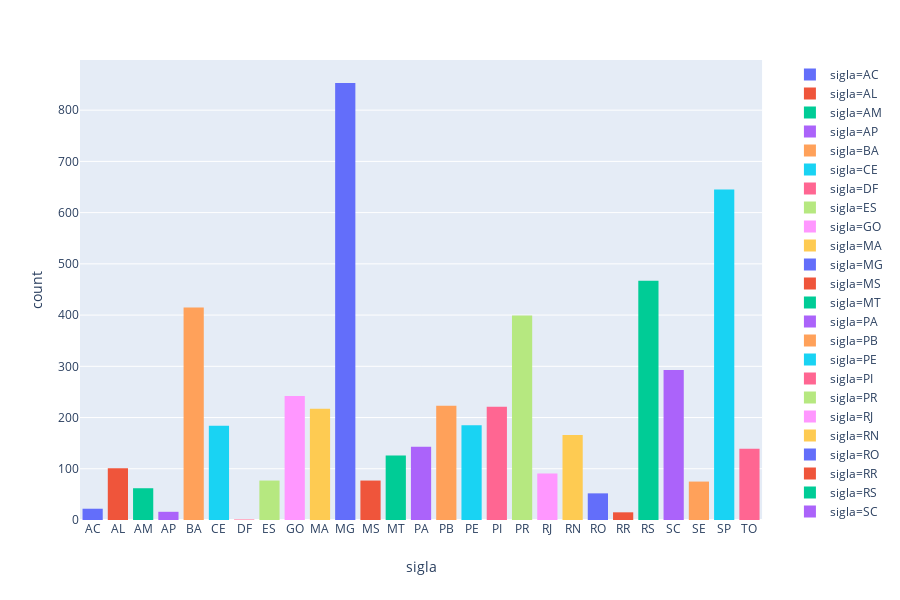

The notebook cell saved with this chart:
### Code cell
fig = px.histogram(df, x="sigla", color="sigla")
fig.show()

### Figure 1 — Plotly figure (JSON) as saved in the notebook; plotly's stock layout.template omitted (floating-point values rounded to 4 significant figures; data arrays with more than 128 entries replaced by an {"elided": "..."} marker saying what was removed)
{"data": [{"alignmentgroup": "True", "bingroup": "x", "hoverlabel": {"namelength": 0}, "hovertemplate": "sigla=%{x}<br>count=%{y}", "legendgroup": "sigla=AC", "marker": {"color": "#636efa"}, "name": "sigla=AC", "offsetgroup": "sigla=AC", "orientation": "v", "showlegend": true, "type": "histogram", "x": ["AC", "AC", "AC", "AC", "AC", "AC", "AC", "AC", "AC", "AC", "AC", "AC", "AC", "AC", "AC", "AC", "AC", "AC", "AC", "AC", "AC", "AC"], "xaxis": "x", "yaxis": "y"}, {"alignmentgroup": "True", "bingroup": "x", "hoverlabel": {"namelength": 0}, "hovertemplate": "sigla=%{x}<br>count=%{y}", "legendgroup": "sigla=AL", "marker": {"color": "#EF553B"}, "name": "sigla=AL", "offsetgroup": "sigla=AL", "orientation": "v", "showlegend": true, "type": "histogram", "x": ["AL", "AL", "AL", "AL", "AL", "AL", "AL", "AL", "AL", "AL", "AL", "AL", "AL", "AL", "AL", "AL", "AL", "AL", "AL", "AL", "AL", "AL", "AL", "AL", "AL", "AL", "AL", "AL", "AL", "AL", "AL", "AL", "AL", "AL", "AL", "AL", "AL", "AL", "AL", "AL", "AL", "AL", "AL", "AL", "AL", "AL", "AL", "AL", "AL", "AL", "AL", "AL", "AL", "AL", "AL", "AL", "AL", "AL", "AL", "AL", "AL", "AL", "AL", "AL", "AL", "AL", "AL", "AL", "AL", "AL", "AL", "AL", "AL", "AL", "AL", "AL", "AL", "AL", "AL", "AL", "AL", "AL", "AL", "AL", "AL", "AL", "AL", "AL", "AL", "AL", "AL", "AL", "AL", "AL", "AL", "AL", "AL", "AL", "AL", "AL", "AL"], "xaxis": "x", "yaxis": "y"}, {"alignmentgroup": "True", "bingroup": "x", "hoverlabel": {"namelength": 0}, "hovertemplate": "sigla=%{x}<br>count=%{y}", "legendgroup": "sigla=AM", "marker": {"color": "#00cc96"}, "name": "sigla=AM", "offsetgroup": "sigla=AM", "orientation": "v", "showlegend": true, "type": "histogram", "x": ["AM", "AM", "AM", "AM", "AM", "AM", "AM", "AM", "AM", "AM", "AM", "AM", "AM", "AM", "AM", "AM", "AM", "AM", "AM", "AM", "AM", "AM", "AM", "AM", "AM", "AM", "AM", "AM", "AM", "AM", "AM", "AM", "AM", "AM", "AM", "AM", "AM", "AM", "AM", "AM", "AM", "AM", "AM", "AM", "AM", "AM", "AM", "AM", "AM", "AM", "AM", "AM", "AM", "AM", "AM", "AM", "AM", "AM", "AM", "AM", "AM", "AM"], "xaxis": "x", "yaxis": "y"}, {"alignmentgroup": "True", "bingroup": "x", "hoverlabel": {"namelength": 0}, "hovertemplate": "sigla=%{x}<br>count=%{y}", "legendgroup": "sigla=AP", "marker": {"color": "#ab63fa"}, "name": "sigla=AP", "offsetgroup": "sigla=AP", "orientation": "v", "showlegend": true, "type": "histogram", "x": ["AP", "AP", "AP", "AP", "AP", "AP", "AP", "AP", "AP", "AP", "AP", "AP", "AP", "AP", "AP", "AP"], "xaxis": "x", "yaxis": "y"}, {"alignmentgroup": "True", "bingroup": "x", "hoverlabel": {"namelength": 0}, "hovertemplate": "sigla=%{x}<br>count=%{y}", "legendgroup": "sigla=BA", "marker": {"color": "#FFA15A"}, "name": "sigla=BA", "offsetgroup": "sigla=BA", "orientation": "v", "showlegend": true, "type": "histogram", "x": {"elided": "415 str values"}, "xaxis": "x", "yaxis": "y"}, {"alignmentgroup": "True", "bingroup": "x", "hoverlabel": {"namelength": 0}, "hovertemplate": "sigla=%{x}<br>count=%{y}", "legendgroup": "sigla=CE", "marker": {"color": "#19d3f3"}, "name": "sigla=CE", "offsetgroup": "sigla=CE", "orientation": "v", "showlegend": true, "type": "histogram", "x": {"elided": "184 str values"}, "xaxis": "x", "yaxis": "y"}, {"alignmentgroup": "True", "bingroup": "x", "hoverlabel": {"namelength": 0}, "hovertemplate": "sigla=%{x}<br>count=%{y}", "legendgroup": "sigla=DF", "marker": {"color": "#FF6692"}, "name": "sigla=DF", "offsetgroup": "sigla=DF", "orientation": "v", "showlegend": true, "type": "histogram", "x": ["DF"], "xaxis": "x", "yaxis": "y"}, {"alignmentgroup": "True", "bingroup": "x", "hoverlabel": {"namelength": 0}, "hovertemplate": "sigla=%{x}<br>count=%{y}", "legendgroup": "sigla=ES", "marker": {"color": "#B6E880"}, "name": "sigla=ES", "offsetgroup": "sigla=ES", "orientation": "v", "showlegend": true, "type": "histogram", "x": ["ES", "ES", "ES", "ES", "ES", "ES", "ES", "ES", "ES", "ES", "ES", "ES", "ES", "ES", "ES", "ES", "ES", "ES", "ES", "ES", "ES", "ES", "ES", "ES", "ES", "ES", "ES", "ES", "ES", "ES", "ES", "ES", "ES", "ES", "ES", "ES", "ES", "ES", "ES", "ES", "ES", "ES", "ES", "ES", "ES", "ES", "ES", "ES", "ES", "ES", "ES", "ES", "ES", "ES", "ES", "ES", "ES", "ES", "ES", "ES", "ES", "ES", "ES", "ES", "ES", "ES", "ES", "ES", "ES", "ES", "ES", "ES", "ES", "ES", "ES", "ES", "ES"], "xaxis": "x", "yaxis": "y"}, {"alignmentgroup": "True", "bingroup": "x", "hoverlabel": {"namelength": 0}, "hovertemplate": "sigla=%{x}<br>count=%{y}", "legendgroup": "sigla=GO", "marker": {"color": "#FF97FF"}, "name": "sigla=GO", "offsetgroup": "sigla=GO", "orientation": "v", "showlegend": true, "type": "histogram", "x": {"elided": "242 str values"}, "xaxis": "x", "yaxis": "y"}, {"alignmentgroup": "True", "bingroup": "x", "hoverlabel": {"namelength": 0}, "hovertemplate": "sigla=%{x}<br>count=%{y}", "legendgroup": "sigla=MA", "marker": {"color": "#FECB52"}, "name": "sigla=MA", "offsetgroup": "sigla=MA", "orientation": "v", "showlegend": true, "type": "histogram", "x": {"elided": "217 str values"}, "xaxis": "x", "yaxis": "y"}, {"alignmentgroup": "True", "bingroup": "x", "hoverlabel": {"namelength": 0}, "hovertemplate": "sigla=%{x}<br>count=%{y}", "legendgroup": "sigla=MG", "marker": {"color": "#636efa"}, "name": "sigla=MG", "offsetgroup": "sigla=MG", "orientation": "v", "showlegend": true, "type": "histogram", "x": {"elided": "853 str values"}, "xaxis": "x", "yaxis": "y"}, {"alignmentgroup": "True", "bingroup": "x", "hoverlabel": {"namelength": 0}, "hovertemplate": "sigla=%{x}<br>count=%{y}", "legendgroup": "sigla=MS", "marker": {"color": "#EF553B"}, "name": "sigla=MS", "offsetgroup": "sigla=MS", "orientation": "v", "showlegend": true, "type": "histogram", "x": ["MS", "MS", "MS", "MS", "MS", "MS", "MS", "MS", "MS", "MS", "MS", "MS", "MS", "MS", "MS", "MS", "MS", "MS", "MS", "MS", "MS", "MS", "MS", "MS", "MS", "MS", "MS", "MS", "MS", "MS", "MS", "MS", "MS", "MS", "MS", "MS", "MS", "MS", "MS", "MS", "MS", "MS", "MS", "MS", "MS", "MS", "MS", "MS", "MS", "MS", "MS", "MS", "MS", "MS", "MS", "MS", "MS", "MS", "MS", "MS", "MS", "MS", "MS", "MS", "MS", "MS", "MS", "MS", "MS", "MS", "MS", "MS", "MS", "MS", "MS", "MS", "MS"], "xaxis": "x", "yaxis": "y"}, {"alignmentgroup": "True", "bingroup": "x", "hoverlabel": {"namelength": 0}, "hovertemplate": "sigla=%{x}<br>count=%{y}", "legendgroup": "sigla=MT", "marker": {"color": "#00cc96"}, "name": "sigla=MT", "offsetgroup": "sigla=MT", "orientation": "v", "showlegend": true, "type": "histogram", "x": ["MT", "MT", "MT", "MT", "MT", "MT", "MT", "MT", "MT", "MT", "MT", "MT", "MT", "MT", "MT", "MT", "MT", "MT", "MT", "MT", "MT", "MT", "MT", "MT", "MT", "MT", "MT", "MT", "MT", "MT", "MT", "MT", "MT", "MT", "MT", "MT", "MT", "MT", "MT", "MT", "MT", "MT", "MT", "MT", "MT", "MT", "MT", "MT", "MT", "MT", "MT", "MT", "MT", "MT", "MT", "MT", "MT", "MT", "MT", "MT", "MT", "MT", "MT", "MT", "MT", "MT", "MT", "MT", "MT", "MT", "MT", "MT", "MT", "MT", "MT", "MT", "MT", "MT", "MT", "MT", "MT", "MT", "MT", "MT", "MT", "MT", "MT", "MT", "MT", "MT", "MT", "MT", "MT", "MT", "MT", "MT", "MT", "MT", "MT", "MT", "MT", "MT", "MT", "MT", "MT", "MT", "MT", "MT", "MT", "MT", "MT", "MT", "MT", "MT", "MT", "MT", "MT", "MT", "MT", "MT", "MT", "MT", "MT", "MT", "MT", "MT"], "xaxis": "x", "yaxis": "y"}, {"alignmentgroup": "True", "bingroup": "x", "hoverlabel": {"namelength": 0}, "hovertemplate": "sigla=%{x}<br>count=%{y}", "legendgroup": "sigla=PA", "marker": {"color": "#ab63fa"}, "name": "sigla=PA", "offsetgroup": "sigla=PA", "orientation": "v", "showlegend": true, "type": "histogram", "x": {"elided": "143 str values"}, "xaxis": "x", "yaxis": "y"}, {"alignmentgroup": "True", "bingroup": "x", "hoverlabel": {"namelength": 0}, "hovertemplate": "sigla=%{x}<br>count=%{y}", "legendgroup": "sigla=PB", "marker": {"color": "#FFA15A"}, "name": "sigla=PB", "offsetgroup": "sigla=PB", "orientation": "v", "showlegend": true, "type": "histogram", "x": {"elided": "223 str values"}, "xaxis": "x", "yaxis": "y"}, {"alignmentgroup": "True", "bingroup": "x", "hoverlabel": {"namelength": 0}, "hovertemplate": "sigla=%{x}<br>count=%{y}", "legendgroup": "sigla=PE", "marker": {"color": "#19d3f3"}, "name": "sigla=PE", "offsetgroup": "sigla=PE", "orientation": "v", "showlegend": true, "type": "histogram", "x": {"elided": "185 str values"}, "xaxis": "x", "yaxis": "y"}, {"alignmentgroup": "True", "bingroup": "x", "hoverlabel": {"namelength": 0}, "hovertemplate": "sigla=%{x}<br>count=%{y}", "legendgroup": "sigla=PI", "marker": {"color": "#FF6692"}, "name": "sigla=PI", "offsetgroup": "sigla=PI", "orientation": "v", "showlegend": true, "type": "histogram", "x": {"elided": "221 str values"}, "xaxis": "x", "yaxis": "y"}, {"alignmentgroup": "True", "bingroup": "x", "hoverlabel": {"namelength": 0}, "hovertemplate": "sigla=%{x}<br>count=%{y}", "legendgroup": "sigla=PR", "marker": {"color": "#B6E880"}, "name": "sigla=PR", "offsetgroup": "sigla=PR", "orientation": "v", "showlegend": true, "type": "histogram", "x": {"elided": "399 str values"}, "xaxis": "x", "yaxis": "y"}, {"alignmentgroup": "True", "bingroup": "x", "hoverlabel": {"namelength": 0}, "hovertemplate": "sigla=%{x}<br>count=%{y}", "legendgroup": "sigla=RJ", "marker": {"color": "#FF97FF"}, "name": "sigla=RJ", "offsetgroup": "sigla=RJ", "orientation": "v", "showlegend": true, "type": "histogram", "x": ["RJ", "RJ", "RJ", "RJ", "RJ", "RJ", "RJ", "RJ", "RJ", "RJ", "RJ", "RJ", "RJ", "RJ", "RJ", "RJ", "RJ", "RJ", "RJ", "RJ", "RJ", "RJ", "RJ", "RJ", "RJ", "RJ", "RJ", "RJ", "RJ", "RJ", "RJ", "RJ", "RJ", "RJ", "RJ", "RJ", "RJ", "RJ", "RJ", "RJ", "RJ", "RJ", "RJ", "RJ", "RJ", "RJ", "RJ", "RJ", "RJ", "RJ", "RJ", "RJ", "RJ", "RJ", "RJ", "RJ", "RJ", "RJ", "RJ", "RJ", "RJ", "RJ", "RJ", "RJ", "RJ", "RJ", "RJ", "RJ", "RJ", "RJ", "RJ", "RJ", "RJ", "RJ", "RJ", "RJ", "RJ", "RJ", "RJ", "RJ", "RJ", "RJ", "RJ", "RJ", "RJ", "RJ", "RJ", "RJ", "RJ", "RJ", "RJ"], "xaxis": "x", "yaxis": "y"}, {"alignmentgroup": "True", "bingroup": "x", "hoverlabel": {"namelength": 0}, "hovertemplate": "sigla=%{x}<br>count=%{y}", "legendgroup": "sigla=RN", "marker": {"color": "#FECB52"}, "name": "sigla=RN", "offsetgroup": "sigla=RN", "orientation": "v", "showlegend": true, "type": "histogram", "x": {"elided": "166 str values"}, "xaxis": "x", "yaxis": "y"}, {"alignmentgroup": "True", "bingroup": "x", "hoverlabel": {"namelength": 0}, "hovertemplate": "sigla=%{x}<br>count=%{y}", "legendgroup": "sigla=RO", "marker": {"color": "#636efa"}, "name": "sigla=RO", "offsetgroup": "sigla=RO", "orientation": "v", "showlegend": true, "type": "histogram", "x": ["RO", "RO", "RO", "RO", "RO", "RO", "RO", "RO", "RO", "RO", "RO", "RO", "RO", "RO", "RO", "RO", "RO", "RO", "RO", "RO", "RO", "RO", "RO", "RO", "RO", "RO", "RO", "RO", "RO", "RO", "RO", "RO", "RO", "RO", "RO", "RO", "RO", "RO", "RO", "RO", "RO", "RO", "RO", "RO", "RO", "RO", "RO", "RO", "RO", "RO", "RO", "RO"], "xaxis": "x", "yaxis": "y"}, {"alignmentgroup": "True", "bingroup": "x", "hoverlabel": {"namelength": 0}, "hovertemplate": "sigla=%{x}<br>count=%{y}", "legendgroup": "sigla=RR", "marker": {"color": "#EF553B"}, "name": "sigla=RR", "offsetgroup": "sigla=RR", "orientation": "v", "showlegend": true, "type": "histogram", "x": ["RR", "RR", "RR", "RR", "RR", "RR", "RR", "RR", "RR", "RR", "RR", "RR", "RR", "RR", "RR"], "xaxis": "x", "yaxis": "y"}, {"alignmentgroup": "True", "bingroup": "x", "hoverlabel": {"namelength": 0}, "hovertemplate": "sigla=%{x}<br>count=%{y}", "legendgroup": "sigla=RS", "marker": {"color": "#00cc96"}, "name": "sigla=RS", "offsetgroup": "sigla=RS", "orientation": "v", "showlegend": true, "type": "histogram", "x": {"elided": "467 str values"}, "xaxis": "x", "yaxis": "y"}, {"alignmentgroup": "True", "bingroup": "x", "hoverlabel": {"namelength": 0}, "hovertemplate": "sigla=%{x}<br>count=%{y}", "legendgroup": "sigla=SC", "marker": {"color": "#ab63fa"}, "name": "sigla=SC", "offsetgroup": "sigla=SC", "orientation": "v", "showlegend": true, "type": "histogram", "x": {"elided": "293 str values"}, "xaxis": "x", "yaxis": "y"}, {"alignmentgroup": "True", "bingroup": "x", "hoverlabel": {"namelength": 0}, "hovertemplate": "sigla=%{x}<br>count=%{y}", "legendgroup": "sigla=SE", "marker": {"color": "#FFA15A"}, "name": "sigla=SE", "offsetgroup": "sigla=SE", "orientation": "v", "showlegend": true, "type": "histogram", "x": ["SE", "SE", "SE", "SE", "SE", "SE", "SE", "SE", "SE", "SE", "SE", "SE", "SE", "SE", "SE", "SE", "SE", "SE", "SE", "SE", "SE", "SE", "SE", "SE", "SE", "SE", "SE", "SE", "SE", "SE", "SE", "SE", "SE", "SE", "SE", "SE", "SE", "SE", "SE", "SE", "SE", "SE", "SE", "SE", "SE", "SE", "SE", "SE", "SE", "SE", "SE", "SE", "SE", "SE", "SE", "SE", "SE", "SE", "SE", "SE", "SE", "SE", "SE", "SE", "SE", "SE", "SE", "SE", "SE", "SE", "SE", "SE", "SE", "SE", "SE"], "xaxis": "x", "yaxis": "y"}, {"alignmentgroup": "True", "bingroup": "x", "hoverlabel": {"namelength": 0}, "hovertemplate": "sigla=%{x}<br>count=%{y}", "legendgroup": "sigla=SP", "marker": {"color": "#19d3f3"}, "name": "sigla=SP", "offsetgroup": "sigla=SP", "orientation": "v", "showlegend": true, "type": "histogram", "x": {"elided": "645 str values"}, "xaxis": "x", "yaxis": "y"}, {"alignmentgroup": "True", "bingroup": "x", "hoverlabel": {"namelength": 0}, "hovertemplate": "sigla=%{x}<br>count=%{y}", "legendgroup": "sigla=TO", "marker": {"color": "#FF6692"}, "name": "sigla=TO", "offsetgroup": "sigla=TO", "orientation": "v", "showlegend": true, "type": "histogram", "x": {"elided": "139 str values"}, "xaxis": "x", "yaxis": "y"}], "layout": {"barmode": "relative", "height": 600, "legend": {"tracegroupgap": 0}, "margin": {"t": 60}, "xaxis": {"anchor": "y", "categoryarray": ["AC", "AL", "AM", "AP", "BA", "CE", "DF", "ES", "GO", "MA", "MG", "MS", "MT", "PA", "PB", "PE", "PI", "PR", "RJ", "RN", "RO", "RR", "RS", "SC", "SE", "SP", "TO"], "categoryorder": "array", "domain": [0, 0.98], "title": {"text": "sigla"}}, "yaxis": {"anchor": "x", "domain": [0, 1], "title": {"text": "count"}}}}
